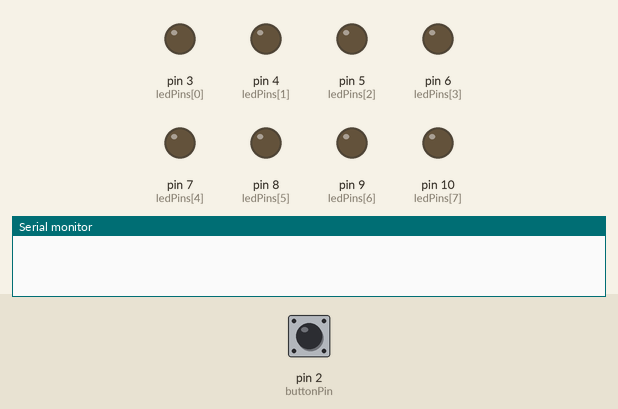
A sketch run on a simulated Arduino Uno, built with avr-gcc and run on an emulated ATmega328P. On the bench: output pins drawn as LEDs (lit = HIGH), the last lines printed to the serial monitor. The inputs (shaded band) are chosen by the test bench; at power-on: pin 2 (buttonPin) HIGH.

Above: at 1.2 s.
1.3 s: pin 2 (buttonPin) pulled LOW for 0.15 s
At 2.63 s:
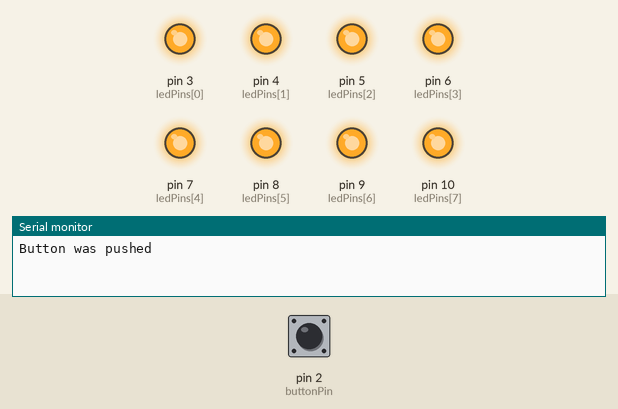
4.3 s: pin 2 (buttonPin) pulled LOW for 3.2 s
9.0 s: pin 2 (buttonPin) pulled LOW for 1 s
Timing chart, 0 to 15.1 s (numbered marks = the images above; inputs shaded):
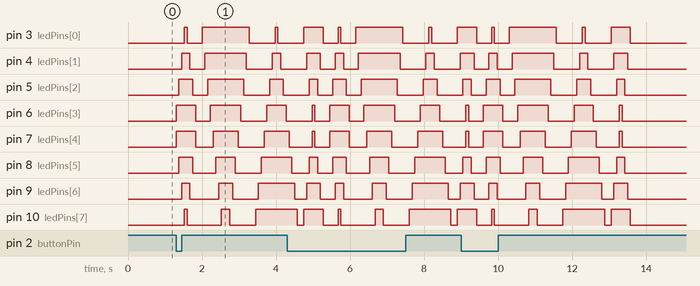

Measured:
- after the input at 1.3 s, pin 3 (ledPins[0]): goes HIGH 0.08 s, LOW 0.40 s, HIGH 1.3 s, LOW 0.70 s, HIGH 0.08 s, then LOW, starting after 0.23 s; pin 4 (ledPins[1]): goes HIGH 0.23 s, LOW 0.40 s, HIGH 1.1 s, LOW 0.70 s, HIGH 0.23 s, then LOW, starting after 0.15 s

The sketch:

led_and_button_press.ino
```cpp
// Recrsive lights
// Joe Breu (breu@breu.org)
//
// LEDs attached to pins 3-10
// Button on pin 2

int ledPins[] = {3,4,5,6,7,8,9,10};
const int buttonPin = 2;
volatile int buttonState = 0;

void setup()
{
  Serial.begin(9600);
  for(int i = 0; i < 8; i++){
      pinMode(ledPins[i],OUTPUT);
  }
  pinMode(buttonPin,INPUT);
}


void loop()
{
  buttonState = digitalRead(buttonPin);
  if (buttonState == LOW) {
    Serial.println("Button was pushed");
    light_it_up_center(3,4,75);
    delay(100);
    light_one_up(0,1,75);
    delay(100);
    light_one_up(7,-1,75);
    delay(100);
    light_it_up_outside(0,7,75);
    delay(100);
  }
}


void light_it_up_center(int left, int right, int delayTime)
{
  if (left < 0 || right > 8)             // check if we are out of bounds
    return;
  digitalWrite(ledPins[left],HIGH);      // turn on the left light
  digitalWrite(ledPins[right],HIGH);     // turn on the right light
  delay(delayTime);
  light_it_up_center(left-1,right+1,delayTime); // go recursive
  digitalWrite(ledPins[left],LOW);       // turn off the left light
  digitalWrite(ledPins[right],LOW);      // turn off the right light
  delay(delayTime);
}

void light_it_up_outside(int left, int right, int delayTime)
{
  if (right < left)
    return;
  digitalWrite(ledPins[left],HIGH);      // turn on the left light
  digitalWrite(ledPins[right],HIGH);     // turn on the right light
  delay(delayTime);
  light_it_up_outside(left+1,right-1,delayTime); // go recursive
  digitalWrite(ledPins[left],LOW);       // turn off the left light
  digitalWrite(ledPins[right],LOW);      // turn off the right light
  delay(delayTime);
}

void light_one_up(int index, int delta, int delayTime)
{
  if ( index < 0 || index > 8)          // check if we are out of bounds
    return;
  digitalWrite(ledPins[index],HIGH);
  delay(delayTime);
  light_one_up(index+delta,delta,delayTime);
  digitalWrite(ledPins[index],LOW);
  delay(delayTime);
}
```
